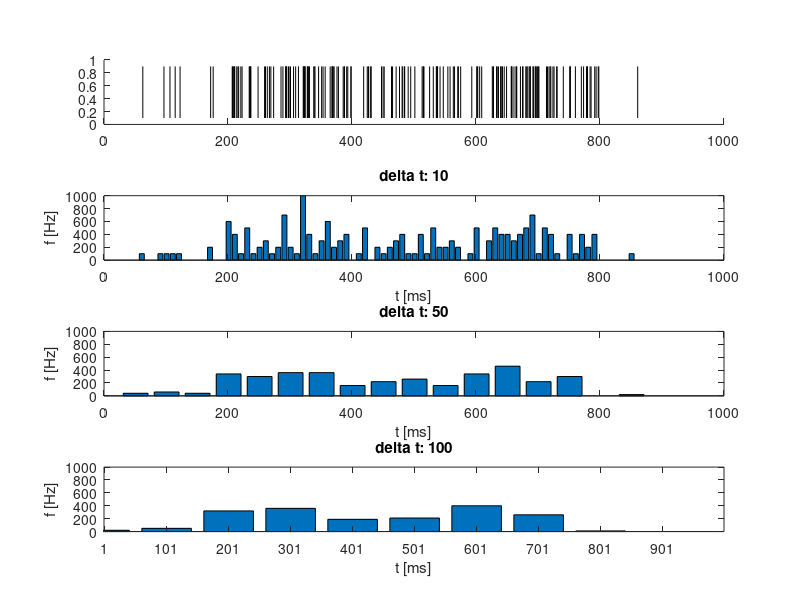
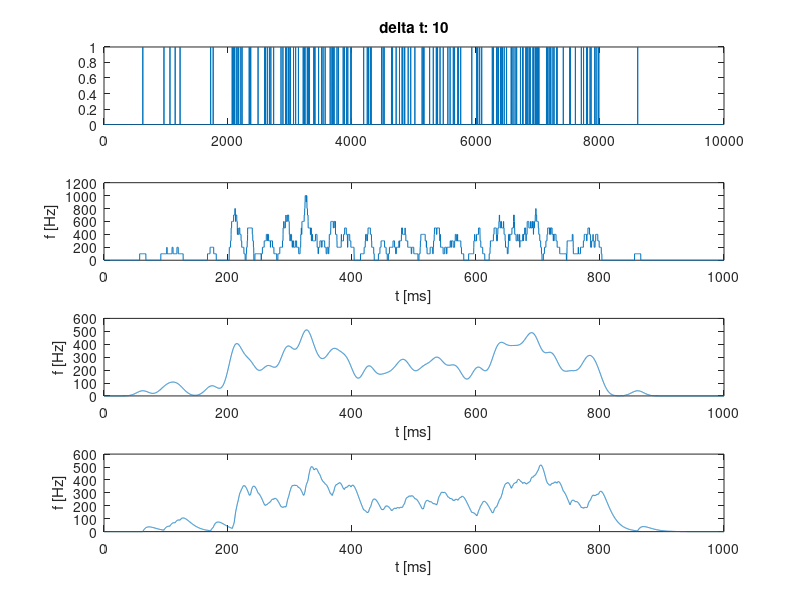
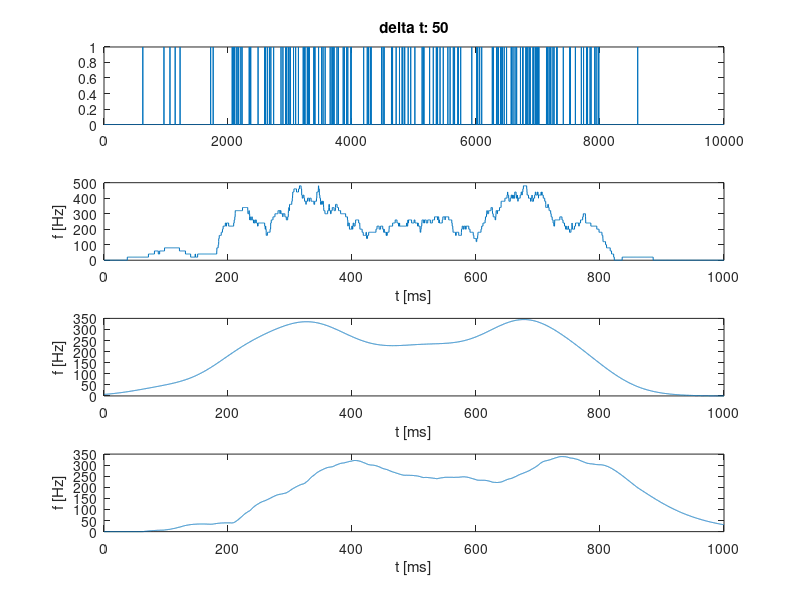
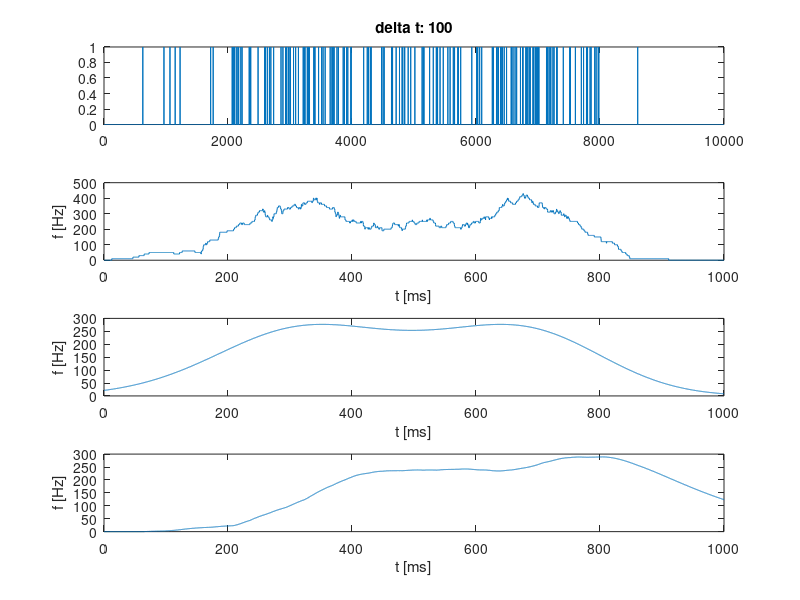

MATLAB code to generate these figures, in order:

load ExampleSpikeTimes1

T           = 1000;
res         = 0.1;
delta_ts    = [10 50 100];
time        = 0:0.1:T;
epsilon     = 0.00000001;

% first plot the spiketrain
figure(1)
subplot(length(delta_ts)+1, 1, 1)
hold on
for i = 1: length(SpikeTimes)
    plot([SpikeTimes(i) SpikeTimes(i)],[0.1 0.9],'k');
end
axis([0 1000 0 1])
hold off

% spike histograms
for i=1:length(delta_ts)
    subplot(length(delta_ts)+1, 1, i+1)
    
    % compute the histogram
    edges   = 1:delta_ts(i):T;
    n       = histc(SpikeTimes, edges);
    
    % plot and labelling
    bar(edges, (n/delta_ts(i)) * 1000)
    axis([0 1000 0 1000]),
    title(['delta t: ' num2str(delta_ts(i))]);
    xlabel('t [ms]');
    ylabel('f [Hz]');
end


% create spiketrain
spiketrain = zeros(T/res, 1);
spiketrain(int16(SpikeTimes/res)) = 1;

% cell array of window functions
% zeros are padded to the alpha function in order to make it a causal filter
rectf = @(t, sig) ones(1, length(find(t<sig))) * 1/sig;
gausf = @(t, sig) (1/sqrt(2*pi*sig)) * exp(-((t-T/2).^2)/(2*sig^2));
alphf = @(t, sig) [zeros(size(t)) abs( ((1/sig)^2 * t) .* exp(-(1/sig) * t ))];
kernelfs = {rectf gausf alphf};

% compute and plot different window functions
for i=1:length(delta_ts)
    figure
    subplot(length(delta_ts)+1, 1, 1)
    plot(spiketrain);
    title(['delta t: ' num2str(delta_ts(i))]);
    
    for j=1:length(kernelfs)
        kernel = kernelfs{j}(time, delta_ts(i));
        kernel = kernel/sum(kernel);
        smoothed    = conv(spiketrain, kernel);
        
        % plot convolved spiketrain
        subplot(length(delta_ts)+1, 1, j+1);
        plotrange   = floor(length(kernel)/2):length(smoothed)-(floor(length(kernel)/2))+1;
        plot(time, 10000 * smoothed(plotrange(1:length(time))));
        xlabel('t [ms]');
        ylabel('f [Hz]');
    end
end

% spike count rate
disp(['spike count rate: r = ' num2str(length(SpikeTimes)/T)]);
